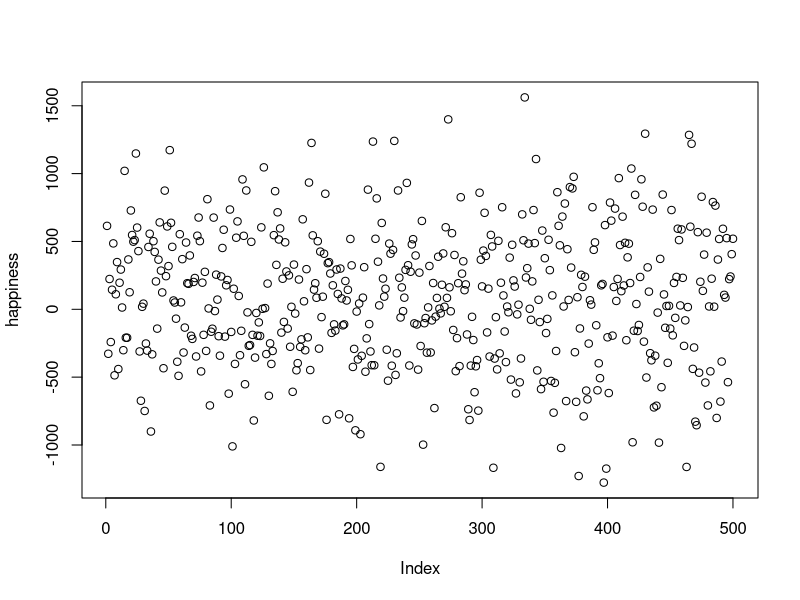
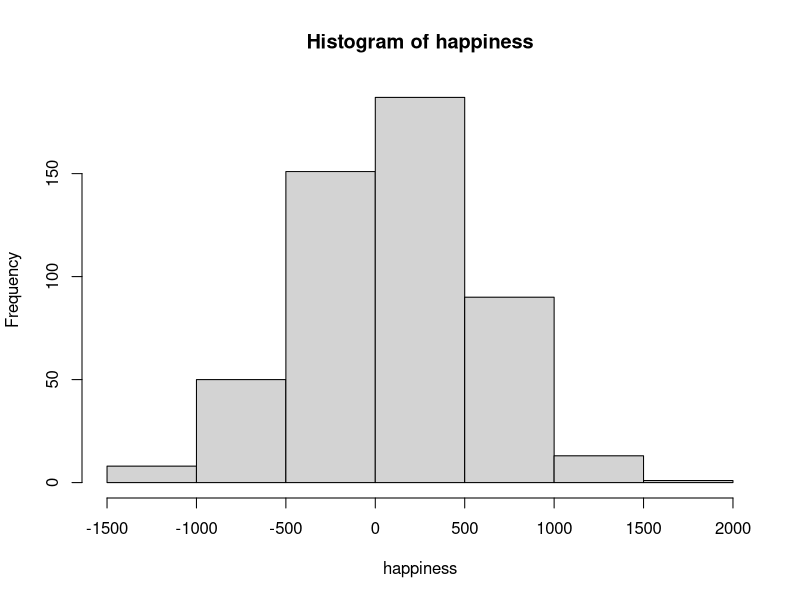
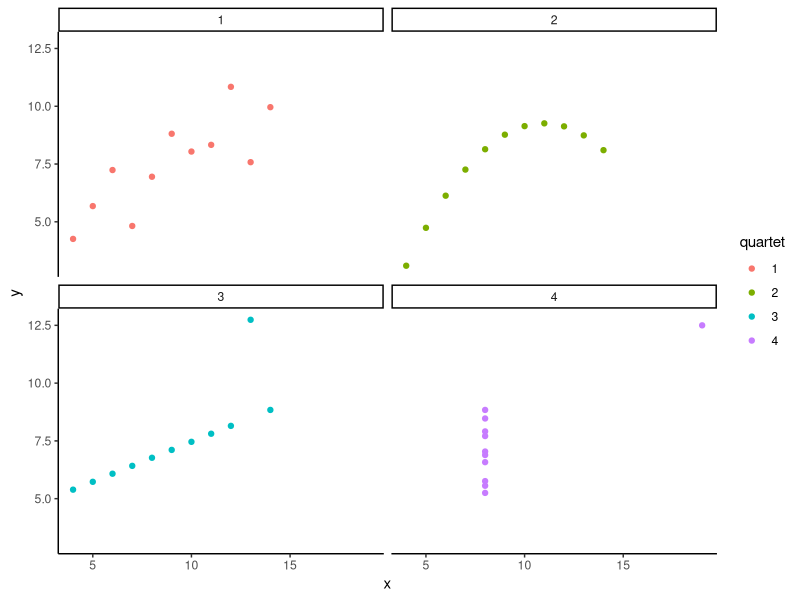

Write the R code that produced these figures, in order.
## ---- chunk 1
#| echo: false
happiness <- rnorm(500, 100, 500)
knitr::kable(matrix(round(happiness), ncol=10, nrow=5))
## ---- chunk 2
#| echo: false
plot(happiness)
## ---- chunk 3
#| echo: false
hist(happiness)
## ---- chunk 4
#| echo: false
library(ggplot2)
library(data.table)

ac <- fread("materials/data/anscombe.txt")
ac <- as.data.frame(ac)

ac_long <- data.frame(
  x = c(ac[,1], ac[,3], ac[,5], ac[,7]),
  y = c(ac[,2], ac[,4], ac[,6], ac[,8]),
  quartet = as.factor(rep(1:4, each=11))
)

ggplot(ac_long, aes(x=x, y=y, color=quartet)) +
  geom_point() +
  theme_classic() +
  facet_wrap(~quartet)
